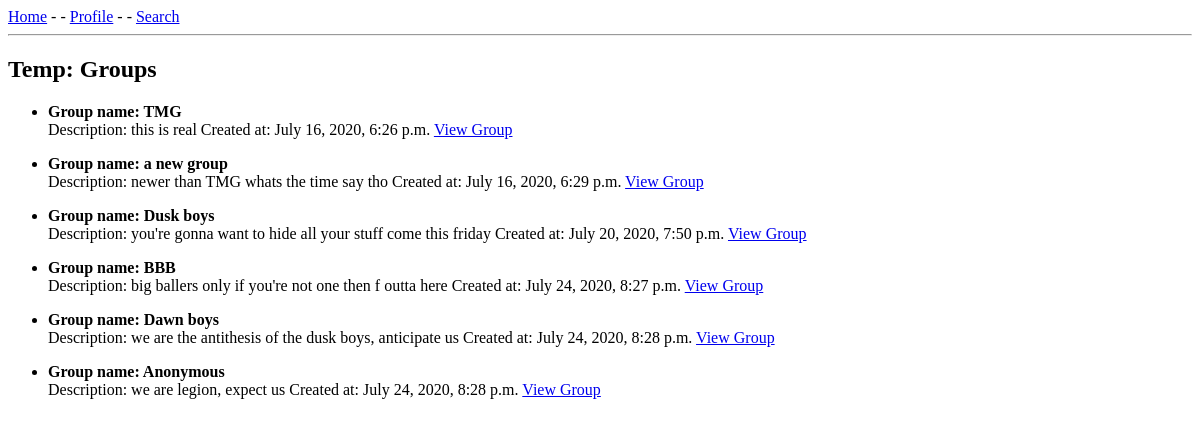
Page /group/grouplist/ (signed in) on the earlier database version.
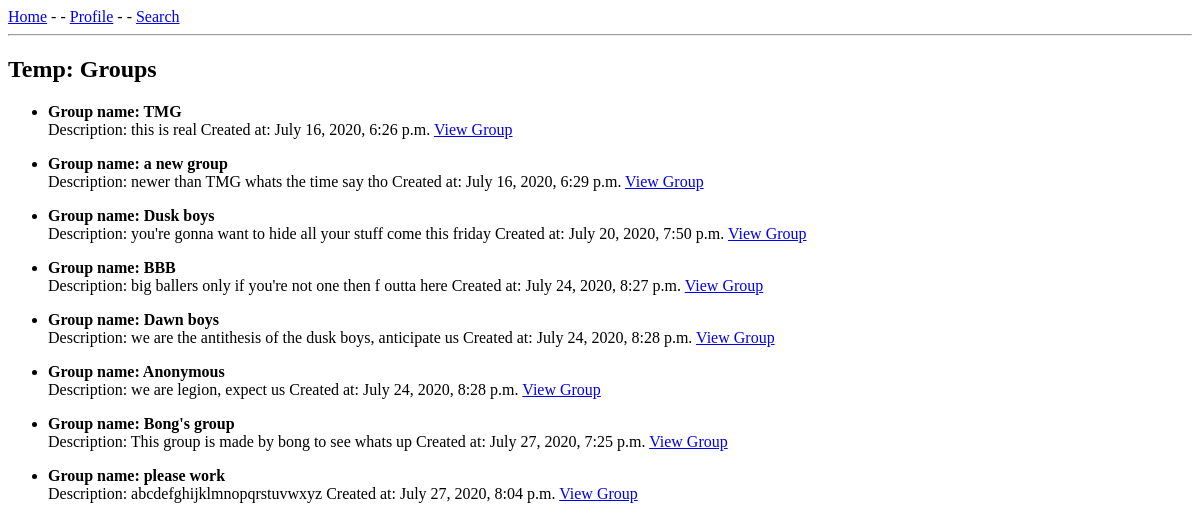
Same page on the later database version.
### group/models.py (models this page shows, shortened)
class Group(models.Model):
    name = models.CharField(max_length=50, unique=True)
    description = models.CharField(max_length=200)
    created_at = models.DateTimeField(auto_now=True)
    created_by = models.ForeignKey(CustomUser, on_delete=models.CASCADE, related_name='group_creator', default=0)
    slug = models.SlugField(unique=True, default="group_outdated")
    members = models.ManyToManyField(
        CustomUser,
        through="Membership",
        through_fields=('group', 'person')
        )

### group/views.py (the view)
# urls.py: path('grouplist/', GroupList.as_view(), name="grouplist"),
class GroupList(LoginRequiredMixin, ListView):
    model = Group
    template_name = "groups/group_list.html"

### templates/groups/group_list.html (shortened to what this page needs)
{% extends 'base.html' %}
{% block content %}
<h2>Temp: Groups</h2>
<ul>
    {% for group in object_list %}
        <p>
            <li style="font-weight: bold;">Group name: {{ group.name }}</li>
            Description: {{ group.description }}
            Created at: {{ group.created_at }}
            <a href="{% url 'viewgroup' group.slug %}">View Group</a>
        </p>
    {% endfor %}
</ul>
{% endblock %}

Differences in the rows shown:
added Group: name "Bong's group", description "This group is made by bong to see whats up", created_at "July 27, 2020, 7:25 p.m."
added Group: name "please work", description "abcdefghijklmnopqrstuvwxyz", created_at "July 27, 2020, 8:04 p.m."
